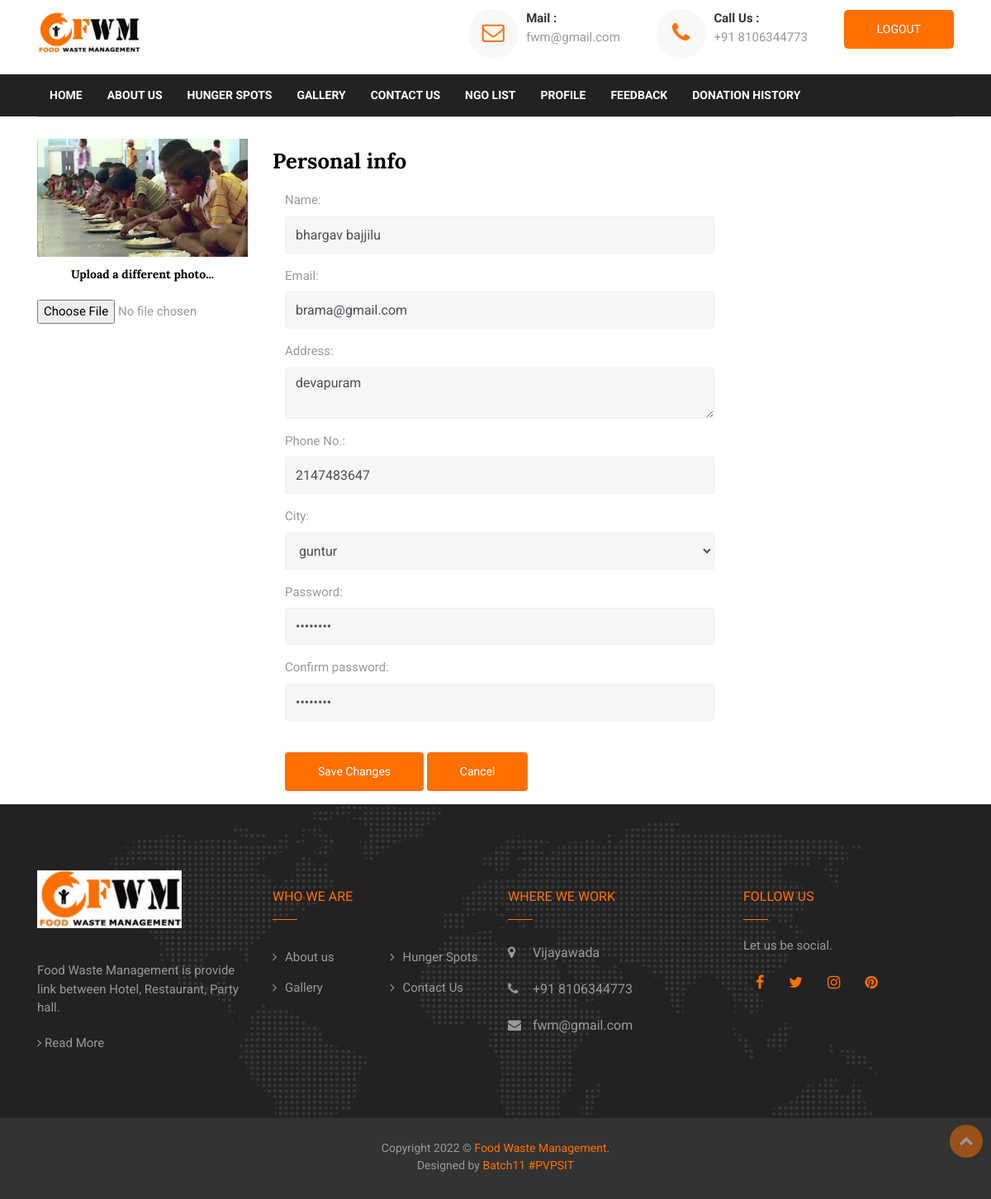
The app's page /index.php?page=hotel_editprofile&hotel_id=4 (signed in) with its own data.
### tables this page shows
CREATE TABLE `hotel` (
  `h_id` int(20) NOT NULL,
  `h_name` varchar(20) NOT NULL,
  `h_email` varchar(20) NOT NULL,
  `h_password` varchar(20) NOT NULL,
  `h_address` varchar(50) NOT NULL,
  `h_city` varchar(20) NOT NULL,
  `h_phoneNo` int(20) NOT NULL,
  `h_profile` blob NOT NULL
);

### middlepage/hotel_editprofile.php (the view, shortened to what this page needs)
<?php
    $hotel_id=$_SESSION['hotel_id'];
    $sel="SELECT * FROM `hotel` WHERE `h_id`= '$hotel_id'";
    $qry=mysqli_query($con,$sel);
    $row=mysqli_fetch_assoc($qry);
?>
<form action="index.php?page=hotel_update&hotel_id=<?php echo $_SESSION['hotel_id'];?>" method="post" enctype="multipart/form-data" class="form-contact">
<div class="container">
  <hr>
	<div class="row">
      <div class="col-md-3">
        <div class="text-center">
          <img src="<?php echo 'admin/upload/hotel/'.$row['h_profile'];?>" class="avatar img-circle" alt="profile">
          <h5 style="color:black;">Upload a different photo...</h5>
          <input type="file" name="profile" >
        </div>
      </div>
      <div class="col-md-9 personal-info">
          <h3 style="color:black;">Personal info</h3>
        <form class="form-horizontal" role="form">
          <div class="form-group">
            <label class="col-lg-3 control-label">Name:</label>
            <div class="col-lg-8">
              <input class="form-control" value="<?php echo $row['h_name']; ?>" type="text" name="name" value="">
            </div>
          </div>
          <div class="form-group">
            <label class="col-lg-3 control-label">Email:</label>
            <div class="col-lg-8">
              <input class="form-control" value="<?php echo $row['h_email']; ?>" type="text" name="email" value="">
            </div>
          </div>
          <div class="form-group">
            <label class="col-md-3 control-label">Address:</label>
            <div class="col-md-8">
              <textarea class="form-control" type="password" name="address" value=""><?php echo $row['h_address']; ?></textarea>
            </div>
          </div>
          <div class="form-group">
            <label class="col-md-3 control-label">Phone No.:</label>
            <div class="col-md-8">
              <input class="form-control" type="text" name="phone" value="<?php echo $row['h_phoneNo']; ?>">
            </div>
          </div>
          <div class="form-group">
            <label class="col-md-3 control-label">City:</label>
            <div class="col-md-8">
              <select class="form-control" name="city">
                <option><?php echo $row['h_city'];?></option>
              </select>
            </div>
          </div>
          <div class="form-group">
            <label class="col-md-3 control-label">Password:</label>
            <div class="col-md-8">
              <input class="form-control" type="password" name="password" value="<?php echo $row['h_password']; ?>">
            </div>
          </div>
          <div class="form-group">
            <label class="col-md-3 control-label">Confirm password:</label>
            <div class="col-md-8">
              <input class="form-control" type="password" value="<?php echo $row['h_password']; ?>">
            </div>
          </div>
          <div class="form-group">
            <div class="col-md-8">
              <input type="submit" class="btn btn-primary" value="Save Changes">
              <input type="reset" class="btn btn-primary" value="Cancel">
            </div>
          </div>
        </form>
      </div>
  </div>
</div>
</form>

### records on screen
hotel: h_profile (picture), name "bhargav bajjilu", email "brama@gmail.com", address "devapuram", phone "2147483647", city "guntur"
